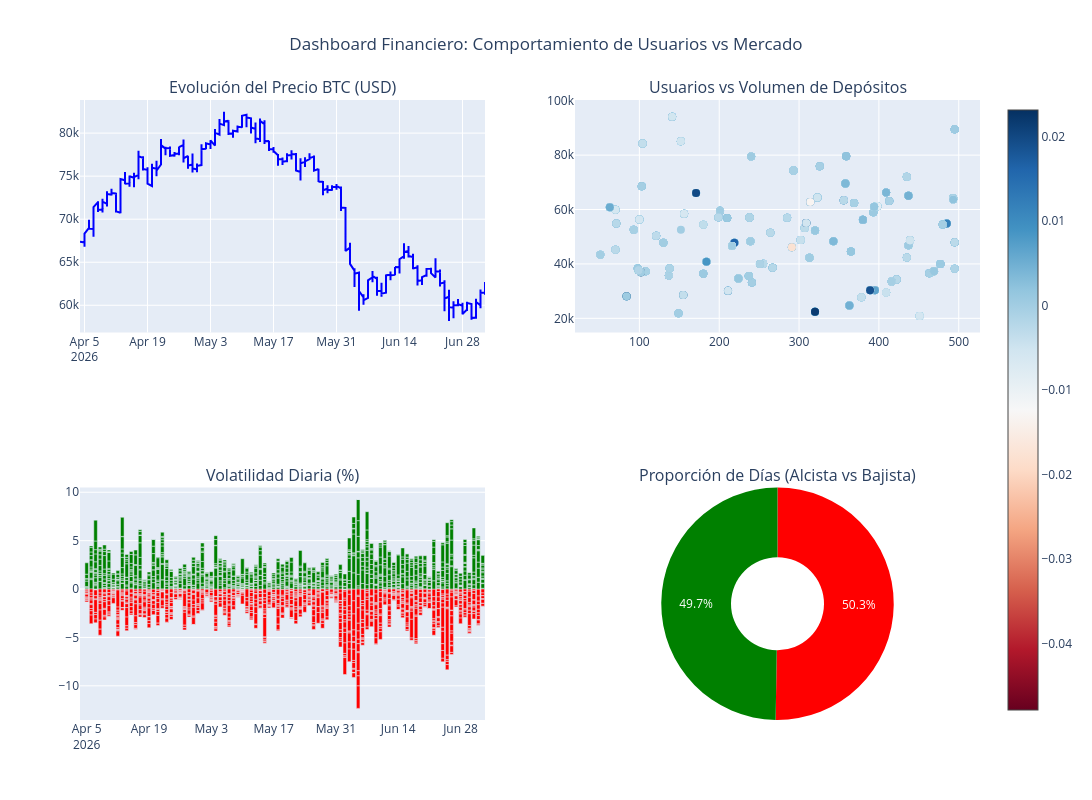

The notebook cell saved with this chart:
### Code cell
import plotly.graph_objects as go
from plotly.subplots import make_subplots

# Defino el layout del dashboard (2 filas, 2 columnas)
fig = make_subplots(
    rows=2, cols=2,
    subplot_titles=("Evolución del Precio BTC (USD)", "Usuarios vs Volumen de Depósitos", 
                    "Volatilidad Diaria (%)", "Proporción de Días (Alcista vs Bajista)"),
    specs=[[{"type": "scatter"}, {"type": "scatter"}],
           [{"type": "bar"}, {"type": "domain"}]] # domain es necesario para pie charts en plotly
)

# 1. Gráfico de Líneas (Arriba Izquierda)
fig.add_trace(go.Scatter(x=df['fecha'], y=df['precio_usd'], mode='lines', name='Precio BTC', line=dict(color='blue')), row=1, col=1)

# 2. Dispersión Interactiva (Arriba Derecha)
fig.add_trace(go.Scatter(x=df['nuevos_usuarios'], y=df['volumen_depositos_usd'], mode='markers', 
                         marker=dict(size=8, color=df['retorno_diario'], colorscale='RdBu', showscale=True),
                         text=df['fecha'], name='Usuarios vs Depósitos'), row=1, col=2)

# 3. Gráfico de Barras - Volatilidad (Abajo Izquierda)
colores_retorno = ['green' if val > 0 else 'red' for val in df['retorno_diario']]
fig.add_trace(go.Bar(x=df['fecha'], y=df['retorno_diario']*100, marker_color=colores_retorno, name='Retorno %'), row=2, col=1)

# 4. Gráfico de Pastel (Abajo Derecha)
conteos = df['tendencia_dia'].value_counts()
fig.add_trace(go.Pie(labels=conteos.index, values=conteos.values, marker_colors=['red', 'green'], hole=0.4), row=2, col=2)

# Configuración final de diseño
fig.update_layout(height=800, width=1100, title_text="Dashboard Financiero: Comportamiento de Usuarios vs Mercado", title_x=0.5, showlegend=False)

fig.show()

### Figure 1 — Plotly figure (JSON) as saved in the notebook; plotly's stock layout.template omitted (floating-point values rounded to 4 significant figures; data arrays with more than 128 entries replaced by an {"elided": "..."} marker saying what was removed)
{"data": [{"line": {"color": "blue"}, "mode": "lines", "name": "Precio BTC", "type": "scatter", "x": {"elided": "2157 str values"}, "xaxis": "x", "y": {"elided": "2157 float values"}, "yaxis": "y"}, {"marker": {"color": {"elided": "2157 float values"}, "colorscale": [[0, "rgb(103,0,31)"], [0.1, "rgb(178,24,43)"], [0.2, "rgb(214,96,77)"], [0.3, "rgb(244,165,130)"], [0.4, "rgb(253,219,199)"], [0.5, "rgb(247,247,247)"], [0.6, "rgb(209,229,240)"], [0.7, "rgb(146,197,222)"], [0.8, "rgb(67,147,195)"], [0.9, "rgb(33,102,172)"], [1, "rgb(5,48,97)"]], "showscale": true, "size": 8}, "mode": "markers", "name": "Usuarios vs Depósitos", "text": {"elided": "2157 str values"}, "type": "scatter", "x": {"elided": "2157 int values"}, "xaxis": "x2", "y": {"elided": "2157 float values"}, "yaxis": "y2"}, {"marker": {"color": {"elided": "2157 str values"}}, "name": "Retorno %", "type": "bar", "x": {"elided": "2157 str values"}, "xaxis": "x3", "y": {"elided": "2157 float values"}, "yaxis": "y3"}, {"domain": {"x": [0.55, 1], "y": [0, 0.375]}, "hole": 0.4, "labels": ["Bajista (Negativo)", "Alcista (Positivo)"], "marker": {"colors": ["red", "green"]}, "type": "pie", "values": [1084, 1073]}], "layout": {"annotations": [{"font": {"size": 16}, "showarrow": false, "text": "Evolución del Precio BTC (USD)", "x": 0.225, "xanchor": "center", "xref": "paper", "y": 1, "yanchor": "bottom", "yref": "paper"}, {"font": {"size": 16}, "showarrow": false, "text": "Usuarios vs Volumen de Depósitos", "x": 0.775, "xanchor": "center", "xref": "paper", "y": 1, "yanchor": "bottom", "yref": "paper"}, {"font": {"size": 16}, "showarrow": false, "text": "Volatilidad Diaria (%)", "x": 0.225, "xanchor": "center", "xref": "paper", "y": 0.375, "yanchor": "bottom", "yref": "paper"}, {"font": {"size": 16}, "showarrow": false, "text": "Proporción de Días (Alcista vs Bajista)", "x": 0.775, "xanchor": "center", "xref": "paper", "y": 0.375, "yanchor": "bottom", "yref": "paper"}], "height": 800, "showlegend": false, "title": {"text": "Dashboard Financiero: Comportamiento de Usuarios vs Mercado", "x": 0.5}, "width": 1100, "xaxis": {"anchor": "y", "domain": [0, 0.45]}, "xaxis2": {"anchor": "y2", "domain": [0.55, 1]}, "xaxis3": {"anchor": "y3", "domain": [0, 0.45]}, "yaxis": {"anchor": "x", "domain": [0.625, 1]}, "yaxis2": {"anchor": "x2", "domain": [0.625, 1]}, "yaxis3": {"anchor": "x3", "domain": [0, 0.375]}}}
